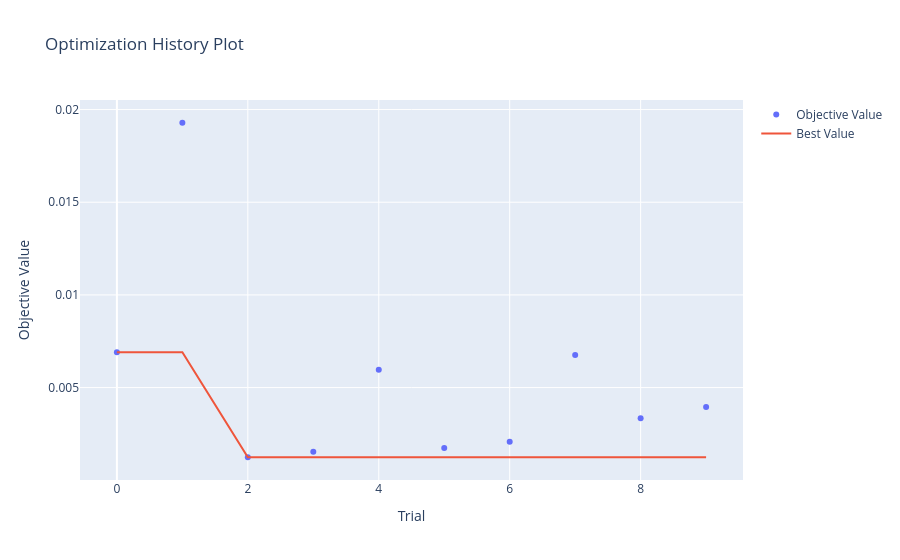

Here is the notebook cell this chart was saved with:
### Code cell
vis.plot_optimization_history(study)

### Figure 1 — Plotly figure (JSON) as saved in the notebook; plotly's stock layout.template omitted (floating-point values rounded to 4 significant figures)
{"data": [{"mode": "markers", "name": "Objective Value", "type": "scatter", "x": [0, 1, 2, 3, 4, 5, 6, 7, 8, 9], "y": [0.006903, 0.01929, 0.001242, 0.00154, 0.00596, 0.001739, 0.002076, 0.006758, 0.003339, 0.003959]}, {"mode": "lines", "name": "Best Value", "type": "scatter", "x": [0, 1, 2, 3, 4, 5, 6, 7, 8, 9], "y": [0.006903, 0.006903, 0.001242, 0.001242, 0.001242, 0.001242, 0.001242, 0.001242, 0.001242, 0.001242]}, {"marker": {"color": "#cccccc"}, "mode": "markers", "name": "Infeasible Trial", "showlegend": false, "type": "scatter", "x": [], "y": []}], "layout": {"title": {"text": "Optimization History Plot"}, "xaxis": {"title": {"text": "Trial"}}, "yaxis": {"title": {"text": "Objective Value"}}}}
